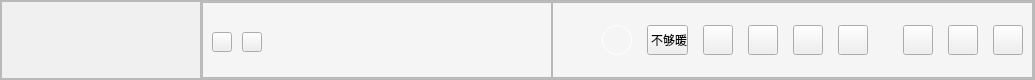
       <widget class="QFrame" name="Head">
        <property name="minimumSize">
         <size>
          <width>0</width>
          <height>80</height>
         </size>
        </property>
        <property name="maximumSize">
         <size>
          <width>16777215</width>
          <height>80</height>
         </size>
        </property>
        <property name="frameShape">
         <enum>QFrame::StyledPanel</enum>
        </property>
        <property name="frameShadow">
         <enum>QFrame::Raised</enum>
        </property>
        <layout class="QHBoxLayout" name="horizontalLayout">
         <property name="spacing">
          <number>0</number>
         </property>
         <property name="leftMargin">
          <number>0</number>
         </property>
         <property name="topMargin">
          <number>0</number>
         </property>
         <property name="rightMargin">
          <number>0</number>
         </property>
         <property name="bottomMargin">
          <number>0</number>
         </property>
         <item>
          <widget class="QFrame" name="Head_LeftBox">
           <property name="minimumSize">
            <size>
             <width>200</width>
             <height>0</height>
            </size>
           </property>
           <property name="maximumSize">
            <size>
             <width>200</width>
             <height>16777215</height>
            </size>
           </property>
           <property name="styleSheet">
            <string notr="true">#Head_LeftBox
{
	background-color:#F0F0F0;
}</string>
           </property>
           <property name="frameShape">
            <enum>QFrame::StyledPanel</enum>
           </property>
           <property name="frameShadow">
            <enum>QFrame::Raised</enum>
           </property>
           <widget class="QLabel" name="Logo">
            <property name="geometry">
             <rect>
              <x>30</x>
              <y>25</y>
              <width>131</width>
              <height>30</height>
             </rect>
            </property>
            <property name="text">
             <string/>
            </property>
            <property name="pixmap">
             <pixmap resource="res.qrc">:/images/Logo.png</pixmap>
            </property>
           </widget>
          </widget>
         </item>
         <item>
          <widget class="QFrame" name="Head_RightBox">
           <property name="styleSheet">
            <string notr="true">#Head_RightBox
{
	background-color:#F5F5F5;
}</string>
           </property>
           <property name="frameShape">
            <enum>QFrame::StyledPanel</enum>
           </property>
           <property name="frameShadow">
            <enum>QFrame::Raised</enum>
           </property>
           <layout class="QHBoxLayout" name="horizontalLayout_3">
            <property name="spacing">
             <number>0</number>
            </property>
            <property name="leftMargin">
             <number>0</number>
            </property>
            <property name="topMargin">
             <number>0</number>
            </property>
            <property name="rightMargin">
             <number>0</number>
            </property>
            <property name="bottomMargin">
             <number>0</number>
            </property>
            <item>
             <widget class="QFrame" name="SreachBox">
              <property name="minimumSize">
               <size>
                <width>350</width>
                <height>0</height>
               </size>
              </property>
              <property name="maximumSize">
               <size>
                <width>350</width>
                <height>16777215</height>
               </size>
              </property>
              <property name="frameShape">
               <enum>QFrame::StyledPanel</enum>
              </property>
              <property name="frameShadow">
               <enum>QFrame::Raised</enum>
              </property>
              <widget class="QPushButton" name="toggleListUp">
               <property name="geometry">
                <rect>
                 <x>10</x>
                 <y>30</y>
                 <width>20</width>
                 <height>20</height>
                </rect>
               </property>
               <property name="minimumSize">
                <size>
                 <width>20</width>
                 <height>20</height>
                </size>
               </property>
               <property name="maximumSize">
                <size>
                 <width>20</width>
                 <height>20</height>
                </size>
               </property>
               <property name="cursor">
                <cursorShape>PointingHandCursor</cursorShape>
               </property>
               <property name="text">
                <string/>
               </property>
              </widget>
              <widget class="QPushButton" name="toggleListDn">
               <property name="geometry">
                <rect>
                 <x>40</x>
                 <y>30</y>
                 <width>20</width>
                 <height>20</height>
                </rect>
               </property>
               <property name="minimumSize">
                <size>
                 <width>20</width>
                 <height>20</height>
                </size>
               </property>
               <property name="maximumSize">
                <size>
                 <width>20</width>
                 <height>20</height>
                </size>
               </property>
               <property name="cursor">
                <cursorShape>PointingHandCursor</cursorShape>
               </property>
               <property name="text">
                <string/>
               </property>
              </widget>
              <widget class="SrechMusicFrom" name="SreachInput" native="true">
               <property name="geometry">
                <rect>
                 <x>80</x>
                 <y>22</y>
                 <width>250</width>
                 <height>35</height>
                </rect>
               </property>
               <property name="maximumSize">
                <size>
                 <width>16777215</width>
                 <height>35</height>
                </size>
               </property>
              </widget>
             </widget>
            </item>
            <item>
             <widget class="QFrame" name="SettingBox">
              <property name="frameShape">
               <enum>QFrame::StyledPanel</enum>
              </property>
              <property name="frameShadow">
               <enum>QFrame::Raised</enum>
              </property>
              <layout class="QHBoxLayout" name="horizontalLayout_4">
               <property name="spacing">
                <number>15</number>
               </property>
               <item>
                <spacer name="horizontalSpacer_2">
                 <property name="orientation">
                  <enum>Qt::Horizontal</enum>
                 </property>
                 <property name="sizeHint" stdset="0">
                  <size>
                   <width>40</width>
                   <height>20</height>
                  </size>
                 </property>
                </spacer>
               </item>
               <item>
                <widget class="QPushButton" name="userImg">
                 <property name="minimumSize">
                  <size>
                   <width>30</width>
                   <height>30</height>
                  </size>
                 </property>
                 <property name="maximumSize">
                  <size>
                   <width>30</width>
                   <height>30</height>
                  </size>
                 </property>
                 <property name="cursor">
                  <cursorShape>PointingHandCursor</cursorShape>
                 </property>
                 <property name="styleSheet">
                  <string notr="true">#userImg
{
	border-radius:15px;
	background-image:url(:/images/002.png);
	border:1px solid #ffffff;
}</string>
                 </property>
                 <property name="text">
                  <string/>
                 </property>
                </widget>
               </item>
               <item>
                <widget class="QPushButton" name="name">
                 <property name="minimumSize">
                  <size>
                   <width>0</width>
                   <height>0</height>
                  </size>
                 </property>
                 <property name="maximumSize">
                  <size>
                   <width>80</width>
                   <height>30</height>
                  </size>
                 </property>
                 <property name="cursor">
                  <cursorShape>PointingHandCursor</cursorShape>
                 </property>
                 <property name="styleSheet">
                  <string notr="true">#name
{
	text-align:left;
	padding-left:3px;
}</string>
                 </property>
                 <property name="text">
                  <string>不够暖</string>
                 </property>
                </widget>
               </item>
               <item>
                <widget class="QPushButton" name="LvImg">
                 <property name="maximumSize">
                  <size>
                   <width>30</width>
                   <height>30</height>
                  </size>
                 </property>
                 <property name="cursor">
                  <cursorShape>PointingHandCursor</cursorShape>
                 </property>
                 <property name="styleSheet">
                  <string notr="true">#LvImg
{
	color:#A6A6A6;
}
#LvImg:hover
{
	color:#1FD2A7;
}</string>
                 </property>
                 <property name="text">
                  <string/>
                 </property>
                </widget>
               </item>
               <item>
                <widget class="QPushButton" name="Sign">
                 <property name="maximumSize">
                  <size>
                   <width>30</width>
                   <height>30</height>
                  </size>
                 </property>
                 <property name="cursor">
                  <cursorShape>PointingHandCursor</cursorShape>
                 </property>
                 <property name="styleSheet">
                  <string notr="true">#Sign
{
	color:#A6A6A6;
}
#Sign:hover
{
	color:#1FD2A7;
}</string>
                 </property>
                 <property name="text">
                  <string/>
                 </property>
                </widget>
               </item>
               <item>
                <widget class="QPushButton" name="Skin">
                 <property name="maximumSize">
                  <size>
                   <width>30</width>
                   <height>30</height>
                  </size>
                 </property>
                 <property name="cursor">
                  <cursorShape>PointingHandCursor</cursorShape>
                 </property>
                 <property name="styleSheet">
                  <string notr="true">#Skin
{
	color:#A6A6A6;
}
#Skin:hover
{
	color:#1FD2A7;
}</string>
                 </property>
                 <property name="text">
                  <string/>
                 </property>
                </widget>
               </item>
               <item>
                <widget class="QPushButton" name="Menu">
                 <property name="maximumSize">
                  <size>
                   <width>30</width>
                   <height>30</height>
                  </size>
                 </property>
                 <property name="cursor">
                  <cursorShape>PointingHandCursor</cursorShape>
                 </property>
                 <property name="styleSheet">
                  <string notr="true">#Menu
{
	color:#A6A6A6;
}
#Menu:hover
{
	color:#1FD2A7;
}</string>
                 </property>
                 <property name="text">
                  <string/>
                 </property>
                </widget>
               </item>
               <item>
                <widget class="QLabel" name="Line">
                 <property name="maximumSize">
                  <size>
                   <width>5</width>
                   <height>20</height>
                  </size>
                 </property>
                 <property name="styleSheet">
                  <string notr="true">#Line
{
	border-left:1px solid silver;
}</string>
                 </property>
                 <property name="text">
                  <string/>
                 </property>
                </widget>
               </item>
               <item>
                <widget class="QPushButton" name="Min">
                 <property name="maximumSize">
                  <size>
                   <width>30</width>
                   <height>30</height>
                  </size>
                 </property>
                 <property name="cursor">
                  <cursorShape>PointingHandCursor</cursorShape>
                 </property>
                 <property name="styleSheet">
                  <string notr="true">#Min
{
	color:#A6A6A6;
}
#Min:hover
{
	color:#1FD2A7;
}</string>
                 </property>
                 <property name="text">
                  <string/>
                 </property>
                </widget>
               </item>
               <item>
                <widget class="QPushButton" name="Max">
                 <property name="maximumSize">
                  <size>
                   <width>30</width>
                   <height>30</height>
                  </size>
                 </property>
                 <property name="cursor">
                  <cursorShape>PointingHandCursor</cursorShape>
                 </property>
                 <property name="styleSheet">
                  <string notr="true">#Max
{
	color:#A6A6A6;
}
#Max:hover
{
	color:#1FD2A7;
}</string>
                 </property>
                 <property name="text">
                  <string/>
                 </property>
                </widget>
               </item>
               <item>
                <widget class="QPushButton" name="Close">
                 <property name="maximumSize">
                  <size>
                   <width>30</width>
                   <height>30</height>
                  </size>
                 </property>
                 <property name="cursor">
                  <cursorShape>PointingHandCursor</cursorShape>
                 </property>
                 <property name="styleSheet">
                  <string notr="true">#Close
{
	color:#A6A6A6;
}
#Close:hover
{
	color:#1FD2A7;
}</string>
                 </property>
                 <property name="text">
                  <string/>
                 </property>
                </widget>
               </item>
              </layout>
             </widget>
            </item>
           </layout>
          </widget>
         </item>
        </layout>
       </widget>
